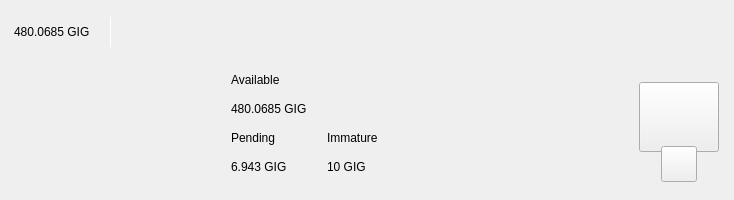
<?xml version="1.0" encoding="UTF-8"?>
<ui version="4.0">
 <class>TopBar</class>
 <widget class="QWidget" name="TopBar">
  <property name="geometry">
   <rect>
    <x>0</x>
    <y>0</y>
    <width>734</width>
    <height>200</height>
   </rect>
  </property>
  <property name="minimumSize">
   <size>
    <width>0</width>
    <height>200</height>
   </size>
  </property>
  <property name="maximumSize">
   <size>
    <width>16777215</width>
    <height>200</height>
   </size>
  </property>
  <property name="windowTitle">
   <string>Form</string>
  </property>
  <layout class="QVBoxLayout" name="verticalLayout_10" stretch="0">
   <property name="spacing">
    <number>0</number>
   </property>
   <property name="leftMargin">
    <number>0</number>
   </property>
   <property name="topMargin">
    <number>0</number>
   </property>
   <property name="rightMargin">
    <number>0</number>
   </property>
   <property name="bottomMargin">
    <number>0</number>
   </property>
   <item>
    <widget class="PFBorderImage" name="containerTop">
     <layout class="QVBoxLayout" name="verticalLayout_11">
      <property name="spacing">
       <number>0</number>
      </property>
      <property name="leftMargin">
       <number>0</number>
      </property>
      <property name="topMargin">
       <number>0</number>
      </property>
      <property name="rightMargin">
       <number>0</number>
      </property>
      <property name="bottomMargin">
       <number>0</number>
      </property>
      <item>
       <widget class="QWidget" name="top_container_2" native="true">
        <property name="minimumSize">
         <size>
          <width>0</width>
          <height>65</height>
         </size>
        </property>
        <layout class="QHBoxLayout" name="top_container">
         <property name="spacing">
          <number>0</number>
         </property>
         <property name="leftMargin">
          <number>14</number>
         </property>
         <property name="topMargin">
          <number>0</number>
         </property>
         <property name="rightMargin">
          <number>14</number>
         </property>
         <property name="bottomMargin">
          <number>0</number>
         </property>
         <item alignment="Qt::AlignVCenter">
          <widget class="QWidget" name="widgetTopAmount" native="true">
           <property name="sizePolicy">
            <sizepolicy hsizetype="Preferred" vsizetype="Maximum">
             <horstretch>0</horstretch>
             <verstretch>0</verstretch>
            </sizepolicy>
           </property>
           <layout class="QHBoxLayout" name="horizontalLayout_5">
            <property name="spacing">
             <number>0</number>
            </property>
            <property name="leftMargin">
             <number>0</number>
            </property>
            <property name="topMargin">
             <number>0</number>
            </property>
            <property name="rightMargin">
             <number>0</number>
            </property>
            <property name="bottomMargin">
             <number>0</number>
            </property>
            <item alignment="Qt::AlignTop">
             <widget class="QLabel" name="labelAmountTopPiv">
              <property name="minimumSize">
               <size>
                <width>0</width>
                <height>36</height>
               </size>
              </property>
              <property name="styleSheet">
               <string notr="true">padding:0px;margin:0px;</string>
              </property>
              <property name="text">
               <string>480.0685 GIG</string>
              </property>
             </widget>
            </item>
            <item>
             <spacer name="horizontalSpacer_11">
              <property name="orientation">
               <enum>Qt::Horizontal</enum>
              </property>
              <property name="sizeType">
               <enum>QSizePolicy::Fixed</enum>
              </property>
              <property name="sizeHint" stdset="0">
               <size>
                <width>20</width>
                <height>20</height>
               </size>
              </property>
             </spacer>
            </item>
            <item alignment="Qt::AlignVCenter">
             <widget class="QLabel" name="label_16">
              <property name="minimumSize">
               <size>
                <width>1</width>
                <height>30</height>
               </size>
              </property>
              <property name="maximumSize">
               <size>
                <width>1</width>
                <height>30</height>
               </size>
              </property>
              <property name="styleSheet">
               <string notr="true">background-color:white;
padding:0px;
border:none;</string>
              </property>
              <property name="text">
               <string/>
              </property>
             </widget>
            </item>
            <item>
             <spacer name="horizontalSpacer_12">
              <property name="orientation">
               <enum>Qt::Horizontal</enum>
              </property>
              <property name="sizeType">
               <enum>QSizePolicy::Fixed</enum>
              </property>
              <property name="sizeHint" stdset="0">
               <size>
                <width>20</width>
                <height>20</height>
               </size>
              </property>
             </spacer>
            </item>
           </layout>
          </widget>
         </item>
         <item>
          <spacer name="horizontalSpacer">
           <property name="orientation">
            <enum>Qt::Horizontal</enum>
           </property>
           <property name="sizeHint" stdset="0">
            <size>
             <width>40</width>
             <height>20</height>
            </size>
           </property>
          </spacer>
         </item>
         <item>
          <layout class="QHBoxLayout" name="horizontalLayout_4">
           <property name="spacing">
            <number>12</number>
           </property>
           <property name="rightMargin">
            <number>0</number>
           </property>
           <item alignment="Qt::AlignRight">
            <widget class="QWidget" name="layoutSync" native="true">
             <property name="minimumSize">
              <size>
               <width>0</width>
               <height>36</height>
              </size>
             </property>
             <property name="maximumSize">
              <size>
               <width>16777215</width>
               <height>36</height>
              </size>
             </property>
             <layout class="QVBoxLayout" name="verticalLayout_9">
              <property name="leftMargin">
               <number>0</number>
              </property>
              <property name="topMargin">
               <number>0</number>
              </property>
              <property name="rightMargin">
               <number>0</number>
              </property>
              <property name="bottomMargin">
               <number>0</number>
              </property>
              <item>
               <widget class="ExpandableButton" name="pushButtonSync" native="true">
                <property name="minimumSize">
                 <size>
                  <width>36</width>
                  <height>36</height>
                 </size>
                </property>
                <property name="maximumSize">
                 <size>
                  <width>16777215</width>
                  <height>36</height>
                 </size>
                </property>
               </widget>
              </item>
             </layout>
            </widget>
           </item>
           <item>
            <widget class="ExpandableButton" name="pushButtonMint" native="true">
             <property name="minimumSize">
              <size>
               <width>36</width>
               <height>36</height>
              </size>
             </property>
            </widget>
           </item>
           <item>
            <widget class="ExpandableButton" name="pushButtonStack" native="true">
             <property name="minimumSize">
              <size>
               <width>36</width>
               <height>36</height>
              </size>
             </property>
            </widget>
           </item>
           <item>
            <widget class="ExpandableButton" name="pushButtonColdStaking" native="true">
             <property name="minimumSize">
              <size>
               <width>36</width>
               <height>36</height>
              </size>
             </property>
            </widget>
           </item>
           <item>
            <widget class="ExpandableButton" name="pushButtonConnection" native="true">
             <property name="minimumSize">
              <size>
               <width>36</width>
               <height>36</height>
              </size>
             </property>
            </widget>
           </item>
           <item>
            <widget class="ExpandableButton" name="pushButtonLock" native="true">
             <property name="sizePolicy">
              <sizepolicy hsizetype="Expanding" vsizetype="Expanding">
               <horstretch>0</horstretch>
               <verstretch>0</verstretch>
              </sizepolicy>
             </property>
             <property name="minimumSize">
              <size>
               <width>36</width>
               <height>0</height>
              </size>
             </property>
            </widget>
           </item>
           <item>
            <widget class="ExpandableButton" name="pushButtonTheme" native="true">
             <property name="minimumSize">
              <size>
               <width>36</width>
               <height>36</height>
              </size>
             </property>
             <property name="maximumSize">
              <size>
               <width>16777215</width>
               <height>36</height>
              </size>
             </property>
            </widget>
           </item>
           <item>
            <widget class="ExpandableButton" name="pushButtonFAQ" native="true">
             <property name="minimumSize">
              <size>
               <width>36</width>
               <height>36</height>
              </size>
             </property>
            </widget>
           </item>
          </layout>
         </item>
        </layout>
       </widget>
      </item>
      <item>
       <widget class="QWidget" name="bottom_container" native="true">
        <property name="minimumSize">
         <size>
          <width>0</width>
          <height>135</height>
         </size>
        </property>
        <layout class="QHBoxLayout" name="botton_container">
         <property name="leftMargin">
          <number>10</number>
         </property>
         <property name="topMargin">
          <number>0</number>
         </property>
         <property name="rightMargin">
          <number>10</number>
         </property>
         <property name="bottomMargin">
          <number>10</number>
         </property>
         <item>
          <spacer name="horizontalSpacer_4">
           <property name="orientation">
            <enum>Qt::Horizontal</enum>
           </property>
           <property name="sizeHint" stdset="0">
            <size>
             <width>40</width>
             <height>20</height>
            </size>
           </property>
          </spacer>
         </item>
         <item>
          <layout class="QHBoxLayout" name="horizontalLayout_3">
           <property name="bottomMargin">
            <number>9</number>
           </property>
           <item>
            <layout class="QVBoxLayout" name="verticalLayout_7">
             <property name="spacing">
              <number>0</number>
             </property>
             <property name="leftMargin">
              <number>0</number>
             </property>
             <property name="rightMargin">
              <number>30</number>
             </property>
             <item>
              <layout class="QVBoxLayout" name="verticalLayout_2">
               <item>
                <widget class="QLabel" name="labelTitle1">
                 <property name="text">
                  <string>Available</string>
                 </property>
                </widget>
               </item>
               <item>
                <widget class="QLabel" name="labelAmountPiv">
                 <property name="text">
                  <string>480.0685 GIG</string>
                 </property>
                </widget>
               </item>
              </layout>
             </item>
             <item>
              <layout class="QHBoxLayout" name="horizontalLayout_2">
               <property name="spacing">
                <number>0</number>
               </property>
               <item>
                <layout class="QVBoxLayout" name="verticalLayout_3">
                 <item>
                  <widget class="QLabel" name="labelTitle3">
                   <property name="text">
                    <string>Pending</string>
                   </property>
                  </widget>
                 </item>
                 <item>
                  <widget class="QLabel" name="labelPendingPiv">
                   <property name="text">
                    <string>6.943 GIG</string>
                   </property>
                  </widget>
                 </item>
                </layout>
               </item>
               <item>
                <spacer name="horizontalSpacer_3">
                 <property name="orientation">
                  <enum>Qt::Horizontal</enum>
                 </property>
                 <property name="sizeType">
                  <enum>QSizePolicy::Fixed</enum>
                 </property>
                 <property name="sizeHint" stdset="0">
                  <size>
                   <width>40</width>
                   <height>20</height>
                  </size>
                 </property>
                </spacer>
               </item>
               <item>
                <layout class="QVBoxLayout" name="verticalLayout_4">
                 <item>
                  <widget class="QLabel" name="labelTitle4">
                   <property name="text">
                    <string>Immature</string>
                   </property>
                  </widget>
                 </item>
                 <item>
                  <widget class="QLabel" name="labelImmaturePiv">
                   <property name="text">
                    <string>10 GIG</string>
                   </property>
                  </widget>
                 </item>
                </layout>
               </item>
              </layout>
             </item>
            </layout>
           </item>
          </layout>
         </item>
         <item>
          <spacer name="horizontalSpacer_2">
           <property name="orientation">
            <enum>Qt::Horizontal</enum>
           </property>
           <property name="sizeHint" stdset="0">
            <size>
             <width>40</width>
             <height>20</height>
            </size>
           </property>
          </spacer>
         </item>
         <item alignment="Qt::AlignHCenter|Qt::AlignVCenter">
          <widget class="QWidget" name="qrContainer" native="true">
           <property name="sizePolicy">
            <sizepolicy hsizetype="Preferred" vsizetype="Minimum">
             <horstretch>0</horstretch>
             <verstretch>0</verstretch>
            </sizepolicy>
           </property>
           <property name="minimumSize">
            <size>
             <width>90</width>
             <height>110</height>
            </size>
           </property>
           <property name="maximumSize">
            <size>
             <width>90</width>
             <height>110</height>
            </size>
           </property>
           <layout class="QVBoxLayout" name="containerQR">
            <property name="spacing">
             <number>0</number>
            </property>
            <property name="leftMargin">
             <number>5</number>
            </property>
            <property name="topMargin">
             <number>10</number>
            </property>
            <property name="rightMargin">
             <number>5</number>
            </property>
            <property name="bottomMargin">
             <number>0</number>
            </property>
            <item>
             <widget class="QPushButton" name="btnQr">
              <property name="minimumSize">
               <size>
                <width>70</width>
                <height>70</height>
               </size>
              </property>
              <property name="maximumSize">
               <size>
                <width>16777215</width>
                <height>70</height>
               </size>
              </property>
              <property name="focusPolicy">
               <enum>Qt::NoFocus</enum>
              </property>
              <property name="text">
               <string/>
              </property>
              <property name="iconSize">
               <size>
                <width>70</width>
                <height>70</height>
               </size>
              </property>
             </widget>
            </item>
            <item>
             <spacer name="verticalSpacer">
              <property name="orientation">
               <enum>Qt::Vertical</enum>
              </property>
              <property name="sizeType">
               <enum>QSizePolicy::Fixed</enum>
              </property>
              <property name="sizeHint" stdset="0">
               <size>
                <width>20</width>
                <height>20</height>
               </size>
              </property>
             </spacer>
            </item>
            <item alignment="Qt::AlignHCenter|Qt::AlignBottom">
             <widget class="QPushButton" name="pushButtonQR">
              <property name="minimumSize">
               <size>
                <width>36</width>
                <height>36</height>
               </size>
              </property>
              <property name="maximumSize">
               <size>
                <width>36</width>
                <height>36</height>
               </size>
              </property>
              <property name="focusPolicy">
               <enum>Qt::NoFocus</enum>
              </property>
              <property name="text">
               <string/>
              </property>
             </widget>
            </item>
           </layout>
          </widget>
         </item>
        </layout>
       </widget>
      </item>
     </layout>
    </widget>
   </item>
  </layout>
 </widget>
 <customwidgets>
  <customwidget>
   <class>ExpandableButton</class>
   <extends>QWidget</extends>
   <header>qt/gigaddik/expandablebutton.h</header>
   <container>1</container>
  </customwidget>
  <customwidget>
   <class>PFBorderImage</class>
   <extends>QFrame</extends>
   <header>qt/gigaddik/pfborderimage.h</header>
   <container>1</container>
  </customwidget>
 </customwidgets>
 <resources/>
 <connections/>
</ui>
